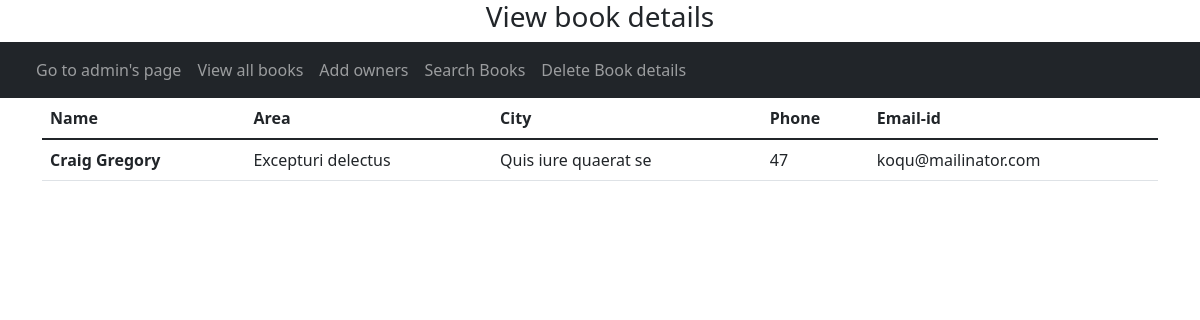
Before: /view with the older database file.
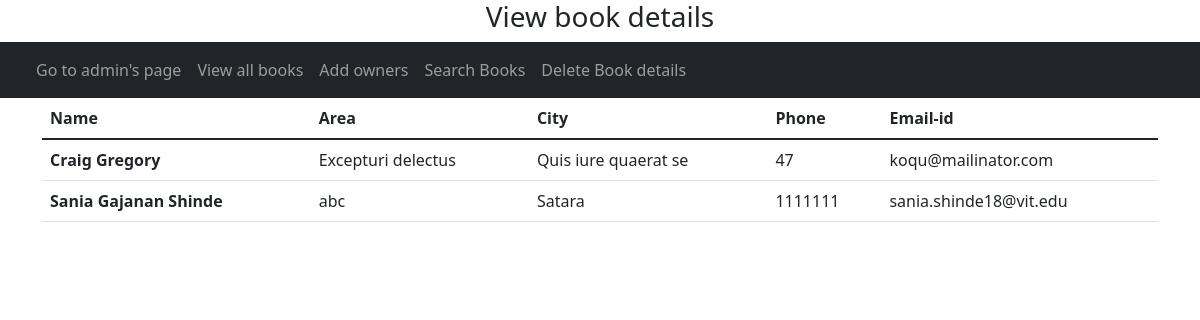
After: the same page with the newer database file.
### tables this page shows
CREATE TABLE owners(
                            ID INTEGER PRIMARY KEY AUTOINCREMENT,
                            name TEXT, 
                            area TEXT, 
                            city TEXT, 
                            phone INTEGER,
                            email TEXT, 
                            username TEXT, 
                            Password TEXT);

### main.py (the view)
@app.route("/view")
def view():
    cursor = conn.cursor()
    cursor.execute("SELECT * FROM owners")
    res = cursor.fetchall()
    return render_template("viewall.html", book=res)

### templates/viewall.html (shortened to what this page needs)
<!DOCTYPE html>
<html lang="en">
<head>
    <link href="https://cdn.jsdelivr.net/npm/bootstrap@5.1.3/dist/css/bootstrap.min.css" rel="stylesheet">
</head>
<body>
  <h3 style="text-align: center;">View book details</h3>
      <nav class="navbar navbar-expand-lg navbar-dark bg-dark">
        <div class="container-fluid">
          <div class="collapse navbar-collapse" id="navbarNav">
            <ul class="navbar-nav">
              <li class="nav-item">
                <a class="nav-link" href="/admin">Go to admin's page</a>
              </li>
              <li class="nav-item">
                <a class="nav-link" href="/view">View all books</a>
              </li>
              <li class="nav-item">
                <a class="nav-link" href="/ownerEntry">Add owners</a>
              </li>
              <li class="nav-item">
                <a class="nav-link" href="/search">Search Books</a>
              </li>
              <li class="nav-item">
                <a class="nav-link" href="/delete">Delete Book details</a>
              </li>
            </ul>
          </div>
        </div>
      </nav>
<div class="container">
    <div class="row">
        <div class="col col-sm-12 col-md-12 col-lg-12 col-xl-12 col-xxl-12">
            <table class="table">
                <thead>
                    <tr>
                        <th scope="col">Name</th>
                        <th scope="col">Area</th>
                        <th scope="col">City</th>
                        <th scope="col">Phone</th>
                        <th scope="col">Email-id</th>
                    </tr>
                </thead>
                <tbody>
                    {% for i in book %}
                    <tr>
                        <th scope="row">{{i[1]}}</th>
                            <td>{{i[2]}}</td>
                            <td>{{i[3]}}</td>
                            <td>{{i[4]}}</td>
                            <td>{{i[5]}}</td>
                    </tr>
                    {% endfor %}
                </tbody>
            </table>
        </div>
    </div>
</div>
</body>
</html>

Changed rows visible on the page:
added owners: name "Sania Gajanan Shinde", area "abc", city "Satara", phone "1111111", email "sania.shinde18@vit.edu"
